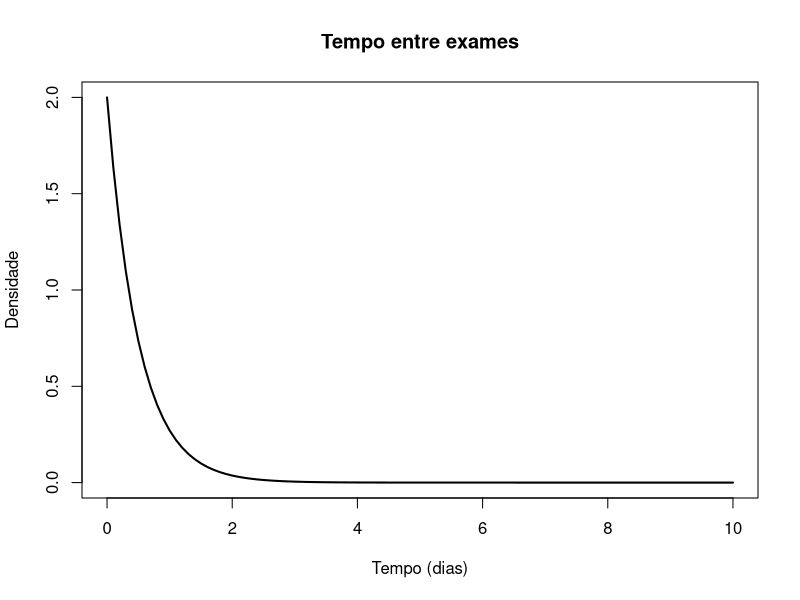

Generate this figure with R:
# Exemplo 1 ================================================================
# Suponha que a duração de um telefonema, em minutos, em uma cabine telefônica,
# seja uma variável aleatória exponencial com parâmetro = 1/5.
# Se alguém chega logo na sua frente em uma cabine telefônica, determine:

# ---- a) A probabilidade de que você tenha que esperar exatamente 5 minutos
dexp(5, rate = 1 / 5)

# ---- b) A probabilidade de que você tenha que esperar mais de 10 minutos
# P(X >= 10) = 1 - F(10)

1 - pexp(10, rate = 1 / 5)
pexp(10, rate = 1 / 5, lower.tail = FALSE)

# Exemplo 2 ================================================================
# Suponha que o tempo de espera para realizar um exame qualquer em uma
# determinada clinica tenha distribuição exponencial, com média de três dias.

# ---- a) Qual a probabilidade de alguém esperar mais de 2 dias?
# E(X) = 3, portanto, λ = 1/3
# P(X > 2) = 1 - F(2)

1 - pexp(2, rate = 1 / 3)
pexp(2, rate = 1 / 3, lower.tail = FALSE)

# ---- b) Qual a probabilidade de alguém esperar entre 2 e 4 dias?
# F(2 < X < 4) = F(4) - F(2)

pexp(4, rate = 1 / 3) - pexp(2, rate = 1 / 3)

# Exemplo 3 ================================================================
# Suponha que X tenha uma distribuição exponencial, com λ=2. Determine:

# ---- a) P(X <= 0)
pexp(0, rate = 2)

# ---- b) P(X <= 1)
pexp(1, rate = 2)

# Plotando a distribuição exponencial

x <- seq(0, 10, by = 0.1)
y <- dexp(x, rate = 2)

plot(x, y,
    type = "l",
    lwd = 2,
    col = "black",
    xlab = "Tempo (dias)",
    ylab = "Densidade",
    main = "Tempo entre exames"
)

# ---- c) P(x ≥ 2)
# P(X >= 2) = 1 - F(2)
1 - pexp(2, rate = 2)
pexp(2, rate = 2, lower.tail = FALSE)

# ---- d) P(1 < X < 2)
# P(1 < X < 2) = F(2) - F(1)
pexp(2, rate = 2) - pexp(1, rate = 2)

# ---- e) Encontre o valor de x tal que a P(X < x) = 0.05
qexp(0.05, rate = 2)

# Exemplo 4 ================================================================
# Uma companhia fabrica lâmpadas especiais com uma
# duração média de 100 horas e com distribuição exponencial.

# ---- a) Qual deve ser a garantia do fabricante para repor apenas 5% da produção?
# P(X < x) = 0.05
# x = 100 horas
qexp(0.05, rate = 1 / 100)

# ---- b) Qual a probabilidade de uma lâmpada durar de 163 a 185 horas
# P(163 < X < 185) = F(185) - F(163)
pexp(185, rate = 1 / 100) - pexp(163, rate = 1 / 100)

# Exemplo 5 ================================================================
# O tempo médio de vida de um transistor ́é de 500 horas,
# seguindo uma distribuição exponencial

# ---- a) Calcule a probabilidade do transistor durar mais que 500 horas.
# P(T > 500) = 1 - F(500)
1 - pexp(500, rate = 1 / 500)
pexp(500, rate = 1 / 500, lower.tail = FALSE)

# ---- b) Calcule a probabilidade do transistor durar entre 300 e 1000 horas.
# P(300 < T < 1000) = F(1000) - F(300)
pexp(1000, rate = 1 / 500) - pexp(300, rate = 1 / 500)

# Exemplo 6
# Uma fábrica tem uma média de 3 falhas por dia em suas máquinas.
# Supondo que as falhas sigam uma distribuição de Poisson:

# λ = 3 -> média de falhas por dia

# ---- a) Qual a probabilidade de que ocorram mais de 4 falhas em um dia?
ppois(4, lambda = 3, lower.tail = FALSE)

# ----  b)  Qual a probabilidade de que o tempo entre as falhas seja
#       superior a 8 horas?

# P(X > 8) = 1 - F(8)
# Como nossa taxa está por dia, precisamos converter 8 horas para dias (8/24)
pexp(8 / 24, rate = 3, lower.tail = FALSE)
1 - pexp(8 / 24, rate = 3)

# Exemplo 7 ================================================================
# Um call center recebe, em média, 15 chamadas por hora.
# Assumindo que as chamadas seguem uma distribuição de Poisson, calcular:

# λ = 15 chamadas por HORA

# ---- a) A probabilidade de que cheguem exatamente 10 chamadas em 40 minutos
# λ = 15 chamadas por hora
# 40 minutos em horas = 40/60 = 2/3 horas
dpois(10, lambda = 15 * 40 / 60)

# ----  b) A probabilidade de que o tempo até a próxima chamada seja superior a
#       5 minutos?

# P(X > 5) = 1 - F(5)
# Convertendo 5 minutos para horas (5/60), cisto que a taxa está em chamadas por hora
pexp(5 / 60, rate = 15, lower.tail = FALSE)

# Exemplo 8 ================================================================
# Suponha uma empresa está acompanhando o tempo útil das lâmpadas e
# que tem distribuição exponencial, com média = 100 horas e deseja calcular

# ---- a) Qual a probabilidade de uma lâmpada queimar no intervalo P( 0 < t ≤ 10 )?
# Média = 100 horas, portanto, λ = 1/100
# P(0 < X ≤ 10) = F(10) - F(0)
pexp(10, rate = 1 / 100)

# ---- b) Qual a probabilidade de uma lâmpada queimar no intervalo P( 100 < t ≤ 110 )?
# P(100 < X ≤ 110) = F(110) - F(100)
pexp(110, rate = 1 / 100) - pexp(100, rate = 1 / 100)

# ----  c) Qual a probabilidade de uma lâmpada queimar no intervalo entre 100 e 110 horas,
#       sabendo que já durou 100 horas?

# P(A | B) = P(A ∩ B) / P(B)

# P(A) = P(100 < X ≤ 110) = F(110) - F(100)
pexp(110, rate = 1 / 100) - pexp(100, rate = 1 / 100)

# P(B) = P(X > 100) = 1 - F(100)
pexp(100, rate = 1 / 100, lower.tail = FALSE)
# ou: 1 - pexp(100, rate = 1 / 100)

# P(A ∩ B) = P(100 < X ≤ 110) = F(110) - F(100)
# já calculado

# P(A | B) = P(A ∩ B) / P(B)
(pexp(110, rate = 1 / 100) - pexp(100, rate = 1 / 100)) / (1 - pexp(100, rate = 1 / 100))
